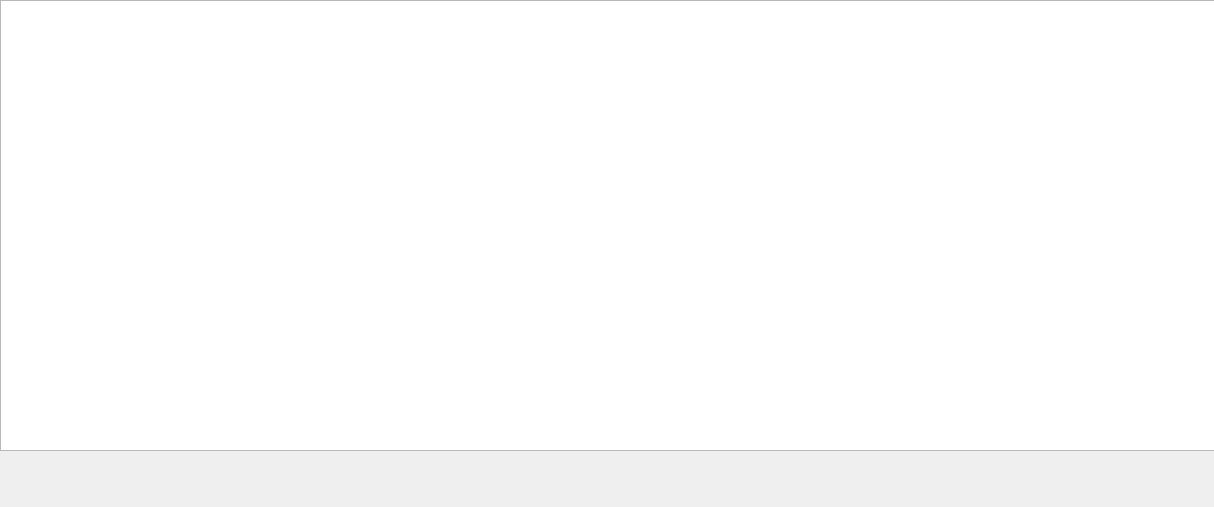
<?xml version="1.0" encoding="UTF-8"?>
<ui version="4.0">
 <class>DataAnalysisPage</class>
 <widget class="QWidget" name="DataAnalysisPage">
  <property name="geometry">
   <rect>
    <x>0</x>
    <y>0</y>
    <width>1214</width>
    <height>507</height>
   </rect>
  </property>
  <property name="windowTitle">
   <string>Form</string>
  </property>
  <widget class="QTableWidget" name="dataTable">
   <property name="geometry">
    <rect>
     <x>0</x>
     <y>0</y>
     <width>1221</width>
     <height>451</height>
    </rect>
   </property>
  </widget>
 </widget>
 <resources/>
 <connections/>
</ui>
